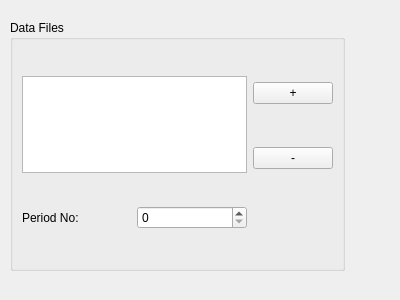
<?xml version="1.0" encoding="UTF-8"?>
<ui version="4.0">
 <class>Form</class>
 <widget class="QWidget" name="Form">
  <property name="geometry">
   <rect>
    <x>0</x>
    <y>0</y>
    <width>400</width>
    <height>300</height>
   </rect>
  </property>
  <property name="windowTitle">
   <string>Form</string>
  </property>
  <widget class="QGroupBox" name="dataFilesGroupBox">
   <property name="geometry">
    <rect>
     <x>10</x>
     <y>20</y>
     <width>335</width>
     <height>251</height>
    </rect>
   </property>
   <property name="minimumSize">
    <size>
     <width>270</width>
     <height>160</height>
    </size>
   </property>
   <property name="title">
    <string>Data Files</string>
   </property>
   <layout class="QGridLayout" name="gridLayout">
    <item row="0" column="0" rowspan="2" colspan="2">
     <widget class="QListWidget" name="dataFilesList"/>
    </item>
    <item row="0" column="2">
     <widget class="QPushButton" name="addDataFileButton">
      <property name="sizePolicy">
       <sizepolicy hsizetype="Fixed" vsizetype="Fixed">
        <horstretch>0</horstretch>
        <verstretch>0</verstretch>
       </sizepolicy>
      </property>
      <property name="text">
       <string>+</string>
      </property>
     </widget>
    </item>
    <item row="1" column="2">
     <widget class="QPushButton" name="removeDataFileButton">
      <property name="sizePolicy">
       <sizepolicy hsizetype="Fixed" vsizetype="Fixed">
        <horstretch>0</horstretch>
        <verstretch>0</verstretch>
       </sizepolicy>
      </property>
      <property name="text">
       <string>-</string>
      </property>
     </widget>
    </item>
    <item row="2" column="0">
     <widget class="QLabel" name="periodNoLabel">
      <property name="text">
       <string>Period No:</string>
      </property>
     </widget>
    </item>
    <item row="2" column="1">
     <widget class="QSpinBox" name="periodNoSpinBox"/>
    </item>
   </layout>
  </widget>
 </widget>
 <resources/>
 <connections/>
</ui>
